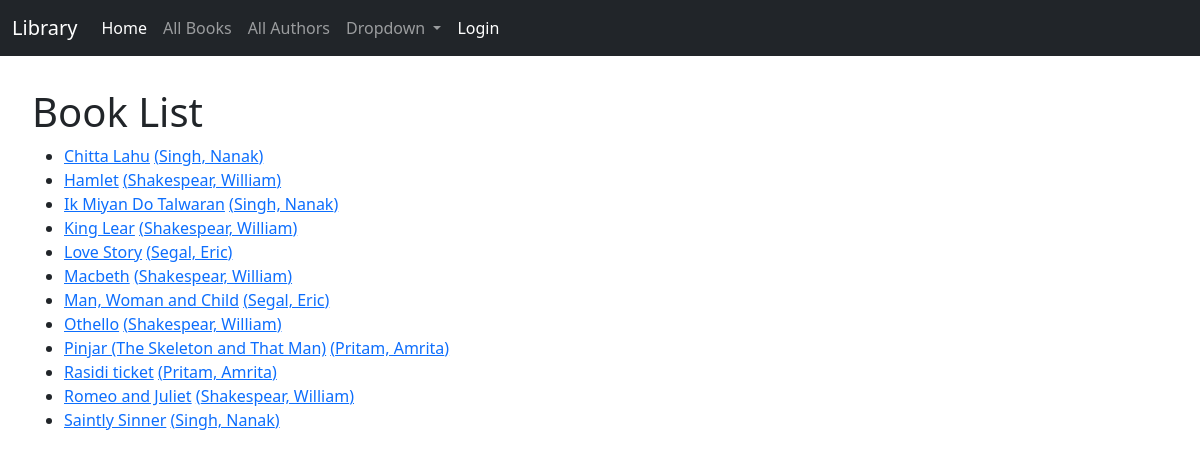
Before: /catalog/books/ with the older database file.
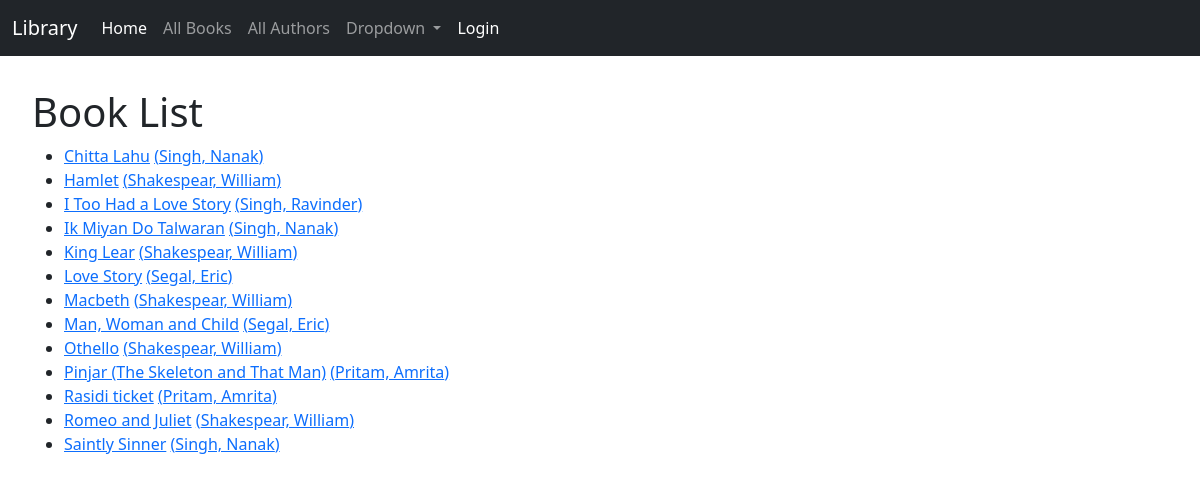
After: the same page with the newer database file.
### catalog/models.py (models this page shows, shortened)
class Book(models.Model):
    title = models.CharField(max_length=200)
    author = models.ForeignKey('Author', on_delete=models.SET_NULL, null=True)
    summary = models.TextField(
        max_length=1000, help_text='Enter a brief description of the book')
    isbn = models.CharField('ISBN', max_length=13, unique=True,
                            help_text='13 Character <a href="https://www.isbn-international.org/content/what-isbn">ISBN number</a>')
    genre = models.ManyToManyField(
        Genre, help_text='Select a genre for this book')
    language = models.ManyToManyField(
        Language, help_text='Select Language for this book')
    def get_language(self):
        """Create a string for the Genre. This is required to display genre in Admin."""
        return ', '.join(language.name for language in self.language.all())
    get_language.short_description = 'Language'
    class Meta:
        ordering = ['title', 'author']
    def get_absolute_url(self):
        return reverse('book-detail', kwargs= {'pk': str(self.id)})
    def display_genre(self):
        """Create a string for the Genre. This is required to display genre in Admin."""
        return ', '.join(genre.name for genre in self.genre.all()[:3])
    display_genre.short_description = 'Genre'

class Author(models.Model):
    first_name = models.CharField(max_length=100)
    last_name = models.CharField(max_length=100)
    date_of_birth = models.DateField(null=True, blank=True)
    date_of_death = models.DateField('Died', null=True, blank=True)
    class Meta:
        ordering = ['last_name', 'first_name']
    def __str__(self):
        return f'{self.last_name}, {self.first_name}'

### catalog/views.py (the view)
# urls.py: path('books/', views.BookListView.as_view(), name='books'),
class BookListView(ListView):
    model = Book
    """def get_queryset(self):
        # Get 5 books containing the title war
        return Book.objects.filter(title__icontains='power')[:5]
    """
    """
    def get_context_data(self, **kwargs):
        # Call the base implementation first to get the context
        context = super(BookListView, self).get_context_data(**kwargs)
        # Create any data and add it to the context
        context['some_data'] = 'This is just some data'
        return context
    """

### catalog/templates/catalog/book_list.html (shortened to what this page needs)
{% extends "catalog/base.html" %}
{% block content %}
    <h1>Book List</h1>
    {% if book_list %}
      <ul>
        {% for book in book_list %}
        <li>
          <a href="{{ book.get_absolute_url }}">{{ book.title }}</a>
          <a href="{{ author.get_absolute_url }}">({{ book.author }})</a>
        </li>
        {% endfor %}
      </ul>
    {% else %}
      <p>There are no books in the library.</p>
    {% endif %}
{% endblock %}

Changed rows visible on the page:
added Book: title "I Too Had a Love Story", author "Singh, Ravinder"
